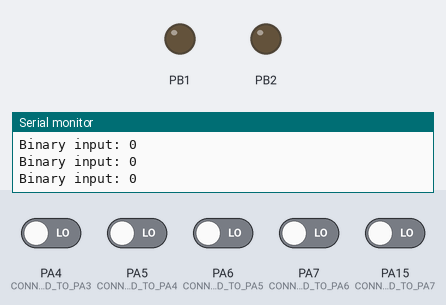
This sketch was run on a simulated STM32 Blue Pill. Shown: output pins drawn as LEDs (lit = HIGH), the last lines printed to the serial monitor. The test bench sets the inputs (shaded band); at power-on: PA4 (CONNECTED_TO_PA3), PA5 (CONNECTED_TO_PA4), PA6 (CONNECTED_TO_PA5), PA7 (CONNECTED_TO_PA6), PA15 (CONNECTED_TO_PA7) LOW.

Above: at 1.2 s.
1.3 s: PA7 (CONNECTED_TO_PA6) driven HIGH
At 2.7 s:
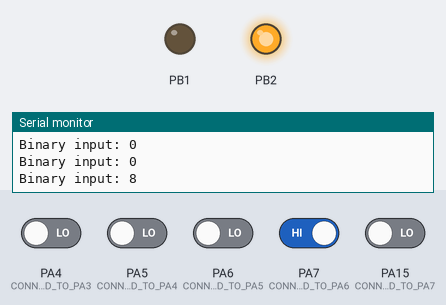
At 7.7 s:
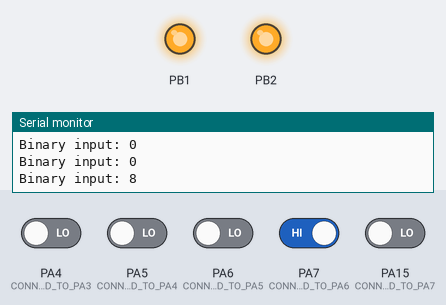
Timing chart, 0 to 15.9 s (numbered marks = the images above; inputs shaded):
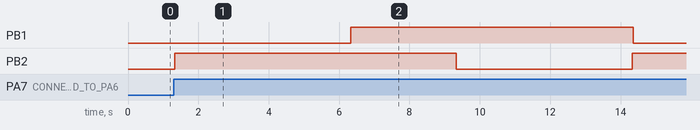

The sketch:

DualCast-Receiver-Example.ino
```cpp
// Example program for RoboticWorx DualCast www.roboticworx.io

#define CONNECTED_TO_PA3 4 // IO1
#define CONNECTED_TO_PA4 5 // IO2
#define CONNECTED_TO_PA5 6 // IO3
#define CONNECTED_TO_PA6 7 // IO4
#define CONNECTED_TO_PA7 15 // IO5
// Connect the pins above to the corresponding pins on the receiver! Change the pin values to whatever matches your setup.

void setup()
{
  // Initialize serial communication for debugging
  Serial.begin(115200);

  // Set the defined pins as inputs
  pinMode(CONNECTED_TO_PA3, INPUT);
  pinMode(CONNECTED_TO_PA4, INPUT);
  pinMode(CONNECTED_TO_PA5, INPUT);
  pinMode(CONNECTED_TO_PA6, INPUT);
  pinMode(CONNECTED_TO_PA7, INPUT);

  // Needed to drive motor in example
  pinMode(17, OUTPUT);
  pinMode(18, OUTPUT);
}

// This function reads the 5 GPIO pins and converts them to a binary number (0-31)
// with IO1 as the 1's bit, IO2 as the 2's bit, etc.
// After 100ms (1/10th of a second) since receiving the command, the receiver will set all of these back to LOW.
int readBinaryInput()
{
  int value = 0;
  value |= digitalRead(CONNECTED_TO_PA3) << 0;  // IO1 -> bit 0 (1's place)
  value |= digitalRead(CONNECTED_TO_PA4) << 1;  // IO2 -> bit 1 (2's place)
  value |= digitalRead(CONNECTED_TO_PA5) << 2;  // IO3 -> bit 2 (4's place)
  value |= digitalRead(CONNECTED_TO_PA6) << 3;  // IO4 -> bit 3 (8's place)
  value |= digitalRead(CONNECTED_TO_PA7) << 4;  // IO5 -> bit 4 (16's place)
  return value;
}

void loop()
{
  // Read the binary number formed by the 5 GPIO inputs.
  int binaryNumber = readBinaryInput();

  // Print the result to the Serial Monitor.
  Serial.print("Binary input: ");
  Serial.println(binaryNumber);

  // if (binaryNumber == whatever)
    // do something...

  // Small delay to prevent spamming prints
  delay(25);

  // Example:
  if (binaryNumber == 8) // If received an 8
  {
    digitalWrite(18, HIGH); // Move motor CW for 5 sec (connected to motor driver)
    digitalWrite(17, LOW);

    delay(5000);

    digitalWrite(18, HIGH); // Stop motor for 3 sec
    digitalWrite(17, HIGH);

    delay(3000);

    digitalWrite(18, LOW); // Move motor back CCW for 5 sec
    digitalWrite(17, HIGH);

    delay(5000);

    digitalWrite(18, HIGH); // Stop motor
    digitalWrite(17, HIGH);

    // By the time we have gotten here, the pins have already reset and are ready for the next command. (Been longer than 100ms)
  }

}
```

Measured:
- after the input at 1.3 s, PB1: LOW → HIGH after 5.0 s, → LOW 8.0 s later; PB2: LOW → HIGH at once, → LOW 8.0 s later, → HIGH 5.0 s later
